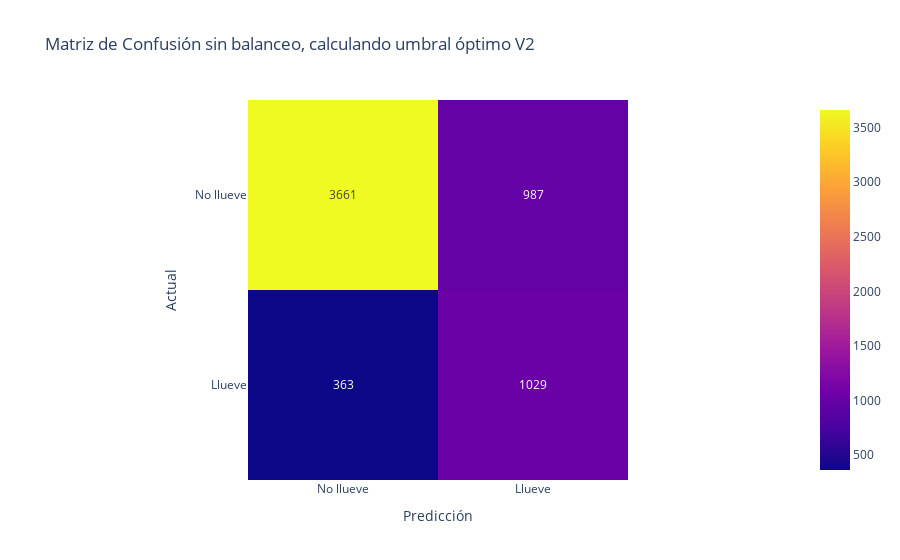

Write notebook code for a chart like this one.
### Code cell
mostrar_resultados(y_test,y_pred_optimal, 'Matriz de Confusión sin balanceo, calculando umbral óptimo V2')

### Figure 1 — Plotly figure (JSON) as saved in the notebook; plotly's stock layout.template omitted (floating-point values rounded to 4 significant figures)
{"data": [{"coloraxis": "coloraxis", "hovertemplate": "Predicción: %{x}<br>Actual: %{y}<br>color: %{z}<extra></extra>", "name": "0", "texttemplate": "%{z}", "type": "heatmap", "x": ["No llueve", "Llueve"], "xaxis": "x", "y": ["No llueve", "Llueve"], "yaxis": "y", "z": [[3661, 987], [363, 1029]]}], "layout": {"coloraxis": {"colorscale": [[0, "#0d0887"], [0.1111, "#46039f"], [0.2222, "#7201a8"], [0.3333, "#9c179e"], [0.4444, "#bd3786"], [0.5556, "#d8576b"], [0.6667, "#ed7953"], [0.7778, "#fb9f3a"], [0.8889, "#fdca26"], [1, "#f0f921"]]}, "title": {"text": "Matriz de Confusión sin balanceo, calculando umbral óptimo V2"}, "xaxis": {"anchor": "y", "constrain": "domain", "domain": [0, 1], "scaleanchor": "y", "title": {"text": "Predicción"}}, "yaxis": {"anchor": "x", "autorange": "reversed", "constrain": "domain", "domain": [0, 1], "title": {"text": "Actual"}}}}
